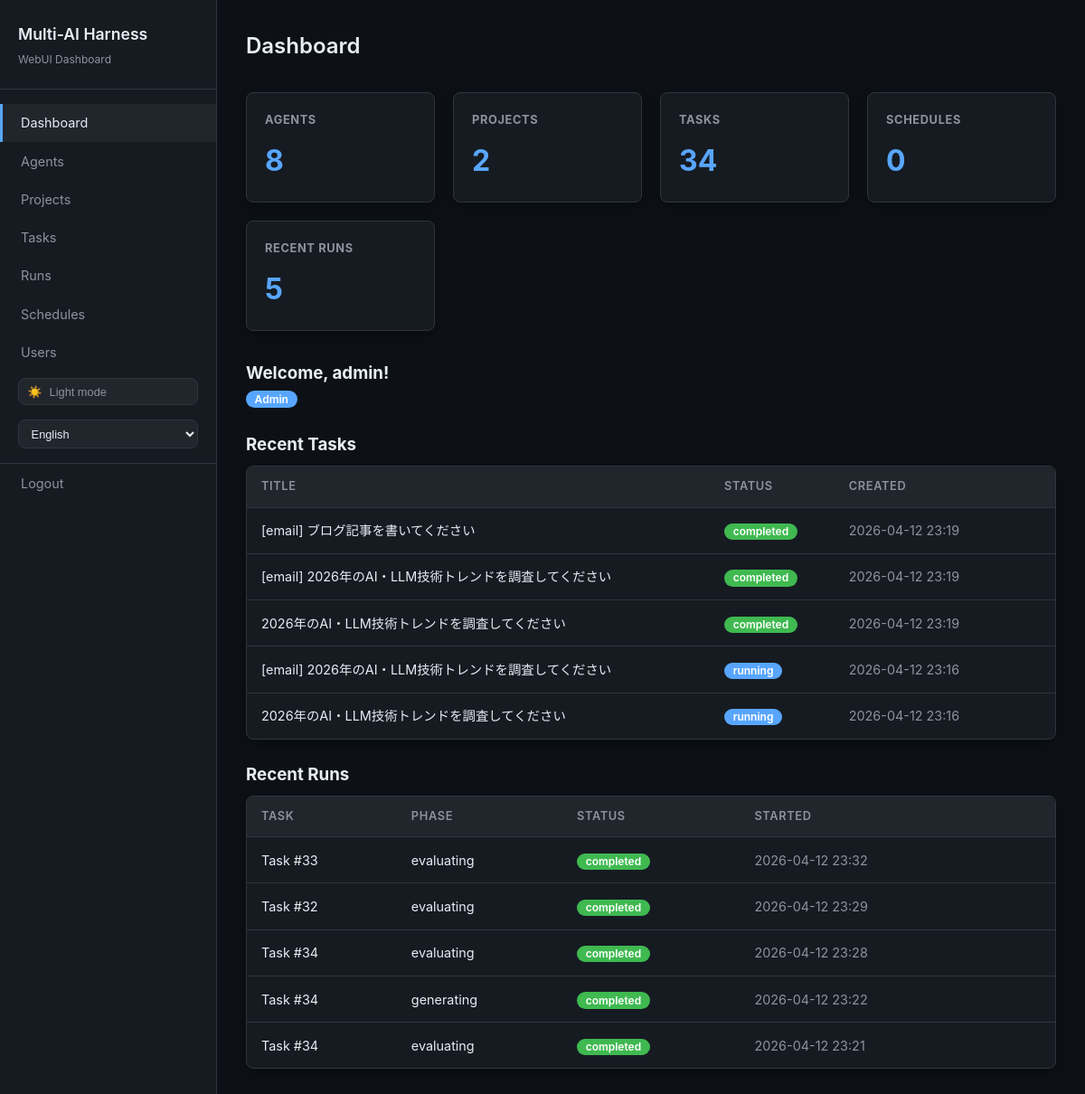
The page / (signed in) on the database its author committed.
### webui/app/models.py (models this page shows)
class User(Base):
    __tablename__ = "users"
    id = Column(Integer, primary_key=True, index=True, autoincrement=True)
    username = Column(String(100), nullable=False, unique=True)
    password_hash = Column(String(255), nullable=False)
    role = Column(String(50), nullable=False, default="viewer")  # admin / editor / viewer
    is_active = Column(Boolean, nullable=False, default=True)
    created_at = Column(DateTime, nullable=False, default=datetime.utcnow)
    last_login_at = Column(DateTime, nullable=True)

class Task(Base):
    __tablename__ = "tasks"
    id = Column(Integer, primary_key=True, index=True, autoincrement=True)
    title = Column(String(255), nullable=False)
    prompt = Column(Text, nullable=False)
    success_criteria = Column(Text, nullable=True, default="")  # スプリント契約
    project_id = Column(Integer, ForeignKey("projects.id"), nullable=True)
    agent_id = Column(Integer, ForeignKey("agents.id"), nullable=True)
    depends_on_id = Column(Integer, ForeignKey("tasks.id"), nullable=True)  # タスク依存関係
    pipeline_mode = Column(Boolean, nullable=False, default=False)
    parallel_group = Column(String(100), nullable=True, default=None)  # 並列実行グループ
    status = Column(Enum(TaskStatus), nullable=False, default=TaskStatus.pending)
    source = Column(String(50), nullable=True, default="webui")  # 任务来源: webui/api/email
    result = Column(Text, nullable=True, default="")  # 任务执行结果
    task_meta = Column("metadata", Text, nullable=True, default=None)  # JSON 元数据（callback_url, from_addr 等）
    created_at = Column(DateTime, nullable=False, default=datetime.utcnow)
    updated_at = Column(DateTime, nullable=False, default=datetime.utcnow, onupdate=datetime.utcnow)
    project = relationship("Project", back_populates="tasks", foreign_keys=[project_id])
    agent = relationship("Agent", back_populates="tasks", foreign_keys=[agent_id])
    runs = relationship("Run", back_populates="task")
    dependency = relationship("Task", remote_side=[id], foreign_keys=[depends_on_id])
    dependent_tasks = relationship("Task", remote_side=[depends_on_id], foreign_keys=[depends_on_id])

class Run(Base):
    __tablename__ = "runs"
    id = Column(Integer, primary_key=True, index=True, autoincrement=True)
    task_id = Column(Integer, ForeignKey("tasks.id"), nullable=False)
    agent_id = Column(Integer, ForeignKey("agents.id"), nullable=False)
    phase = Column(String(100), nullable=False, default="planning")
    attempt = Column(Integer, nullable=False, default=1)
    status = Column(Enum(RunStatus), nullable=False, default=RunStatus.running)
    eval_verdict = Column(String(20), nullable=True, default=None)
    tokens_estimated = Column(Integer, nullable=True, default=None)  # コスト追跡
    log = Column(Text, nullable=True, default="")
    started_at = Column(DateTime, nullable=False, default=datetime.utcnow)
    finished_at = Column(DateTime, nullable=True)
    task = relationship("Task", back_populates="runs")
    agent = relationship("Agent", back_populates="runs")

### webui/app/main.py (the view)
@app.get("/", response_class=HTMLResponse)
async def index(
    request: Request,
    user=Depends(get_current_user),
    lang: str | None = Cookie(default=None)
):
    from app.database import get_db
    from app.models import Agent, Project, Task, Run, Schedule
    db = next(get_db())
    try:
        agents_count = db.query(Agent).count()
        projects_count = db.query(Project).count()
        tasks_count = db.query(Task).count()
        schedules_count = db.query(Schedule).filter(Schedule.is_active == True).count()
        recent_tasks = db.query(Task).order_by(Task.created_at.desc()).limit(5).all()
        recent_runs = db.query(Run).order_by(Run.started_at.desc()).limit(5).all()
        return templates.TemplateResponse(request, "index.html", get_template_context(request, lang, {
            "agents_count": agents_count,
            "projects_count": projects_count,
            "tasks_count": tasks_count,
            "schedules_count": schedules_count,
            "recent_tasks": recent_tasks,
            "recent_runs": recent_runs,
            "user": user
        }))
    finally:
        db.close()

### webui/app/templates/index.html (shortened to what this page needs)
{% extends "base.html" %}
{% block content %}
<div class="page-header">
    <h2>{{ t('dashboard') }}</h2>
</div>
<div class="stats-grid">
    <div class="stat-card">
        <h3>{{ t('agents') }}</h3>
        <div class="value">{{ agents_count }}</div>
    </div>
    <div class="stat-card">
        <h3>{{ t('projects') }}</h3>
        <div class="value">{{ projects_count }}</div>
    </div>
    <div class="stat-card">
        <h3>{{ t('tasks') }}</h3>
        <div class="value">{{ tasks_count }}</div>
    </div>
    <div class="stat-card">
        <h3>{{ t('schedules') }}</h3>
        <div class="value">{{ schedules_count }}</div>
    </div>
    <div class="stat-card">
        <h3>{{ t('recent_runs') }}</h3>
        <div class="value">{{ recent_runs|length }}</div>
    </div>
</div>
<div class="card mb-3">
    <div class="card-header">
        <h3>Welcome, {{ user.username }}!</h3>
        <span class="badge badge-running">{{ t('role_' + user.role) }}</span>
    </div>
</div>
<h3 class="mb-1">{{ t('recent_tasks') }}</h3>
<div class="table-wrapper">
    <table>
        <thead>
            <tr>
                <th>{{ t('title') }}</th>
                <th>{{ t('status') }}</th>
                <th>{{ t('created') }}</th>
            </tr>
        </thead>
        <tbody>
            {% for task in recent_tasks %}
            <tr>
                <td>{{ task.title }}</td>
                <td><span class="badge badge-{{ task.status.value }}">{{ task.status.value }}</span></td>
                <td class="text-muted">{{ task.created_at.strftime('%Y-%m-%d %H:%M') }}</td>
            </tr>
            {% else %}
            <tr>
                <td colspan="3" class="text-muted">{{ t('no_tasks_yet') }}</td>
            </tr>
            {% endfor %}
        </tbody>
    </table>
</div>
<h3 class="mb-1">{{ t('recent_runs') }}</h3>
<div class="table-wrapper">
    <table>
        <thead>
            <tr>
                <th>{{ t('task') }}</th>
                <th>{{ t('phase') }}</th>
                <th>{{ t('status') }}</th>
                <th>{{ t('started') }}</th>
            </tr>
        </thead>
        <tbody>
            {% for run in recent_runs %}
            <tr>
                <td>{{ t('task') }} #{{ run.task_id }}</td>
                <td>{{ run.phase }}</td>
                <td><span class="badge badge-{{ run.status.value }}">{{ run.status.value }}</span></td>
                <td class="text-muted">{{ run.started_at.strftime('%Y-%m-%d %H:%M') }}</td>
            </tr>
            {% else %}
            <tr>
                <td colspan="4" class="text-muted">{{ t('no_runs_yet') }}</td>
            </tr>
            {% endfor %}
        </tbody>
    </table>
</div>
{% endblock %}

### webui/app/templates/base.html (shortened to what this page needs)
<!DOCTYPE html>
<html lang="{{ lang }}">
<head>
    <link rel="stylesheet" href="/static/style.css">
</head>
<body hx-boost="true">
<div class="layout">
    <aside class="sidebar">
        <div class="sidebar-header">
            <h1>Multi-AI Harness</h1>
            <small>{{ t('webui_subtitle') }}</small>
        </div>
        <nav>
            <ul>
                <li><a href="/" class="{% if request.url.path == '/' %}active{% endif %}" onclick="closeSidebarIfMobile()">{{ t('dashboard') }}</a></li>
                <li><a href="/agents" class="{% if request.url.path.startswith('/agents') %}active{% endif %}" onclick="closeSidebarIfMobile()">{{ t('agents') }}</a></li>
                <li><a href="/projects" class="{% if request.url.path.startswith('/projects') %}active{% endif %}" onclick="closeSidebarIfMobile()">{{ t('projects') }}</a></li>
                <li><a href="/tasks" class="{% if request.url.path.startswith('/tasks') %}active{% endif %}" onclick="closeSidebarIfMobile()">{{ t('tasks') }}</a></li>
                <li><a href="/runs" class="{% if request.url.path.startswith('/runs') %}active{% endif %}" onclick="closeSidebarIfMobile()">{{ t('runs') }}</a></li>
                <li><a href="/schedules" class="{% if request.url.path.startswith('/schedules') %}active{% endif %}" onclick="closeSidebarIfMobile()">{{ t('schedules') }}</a></li>
                {% if user and user.role == 'admin' %}
                <li><a href="/users" class="{% if request.url.path.startswith('/users') %}active{% endif %}" onclick="closeSidebarIfMobile()">{{ t('users') }}</a></li>
                {% endif %}
            </ul>
        </nav>
        <div class="theme-toggle">
            <button onclick="toggleTheme()">
                <span class="theme-icon">☀️</span>
                <span class="theme-label">Light mode</span>
            </button>
        </div>
        <div class="lang-switcher">
            <form method="post" action="" style="padding: 0;">
                <select onchange="this.form.action='/lang/'+this.value; this.form.submit()">
                    <option value="en" {% if lang=='en' %}selected{% endif %}>English</option>
                </select>
            </form>
        </div>
        <nav style="border-top: 1px solid var(--color-border); margin-top: 0.5rem;">
            <ul>
                <li><a href="/logout">{{ t('logout') }}</a></li>
            </ul>
        </nav>
    </aside>
    <main class="main-content">
        {% block content %}{% endblock %}
    </main>
</div>
</body>
</html>

### rows shown on the page
User: username "admin", role "Admin"
Task: title "[email] ブログ記事を書いてください", status.value "completed", created_at "2026-04-12 23:19"
Task: title "[email] 2026年のAI・LLM技術トレンドを調査してください", status.value "completed", created_at "2026-04-12 23:19"
Task: title "2026年のAI・LLM技術トレンドを調査してください", status.value "completed", created_at "2026-04-12 23:19"
Task: title "[email] 2026年のAI・LLM技術トレンドを調査してください", status.value "running", created_at "2026-04-12 23:16"
Task: title "2026年のAI・LLM技術トレンドを調査してください", status.value "running", created_at "2026-04-12 23:16"
Run: t "Task", task_id "33", phase "evaluating", status.value "completed", started_at "2026-04-12 23:32"
Run: t "Task", task_id "32", phase "evaluating", status.value "completed", started_at "2026-04-12 23:29"
Run: t "Task", task_id "34", phase "evaluating", status.value "completed", started_at "2026-04-12 23:28"
Run: t "Task", task_id "34", phase "generating", status.value "completed", started_at "2026-04-12 23:22"
Run: t "Task", task_id "34", phase "evaluating", status.value "completed", started_at "2026-04-12 23:21"

### other values the page prints
{{ t('webui_subtitle') }} "WebUI Dashboard"
{{ t('dashboard') }} "Dashboard"
{{ t('agents') }} "Agents"
{{ t('projects') }} "Projects"
{{ t('tasks') }} "Tasks"
{{ t('runs') }} "Runs"
{{ t('schedules') }} "Schedules"
{{ t('users') }} "Users"
{{ t('logout') }} "Logout"
{{ t('agents') }} "AGENTS"
{{ agents_count }} "8"
{{ t('projects') }} "PROJECTS"
{{ projects_count }} "2"
{{ t('tasks') }} "TASKS"
{{ tasks_count }} "34"
